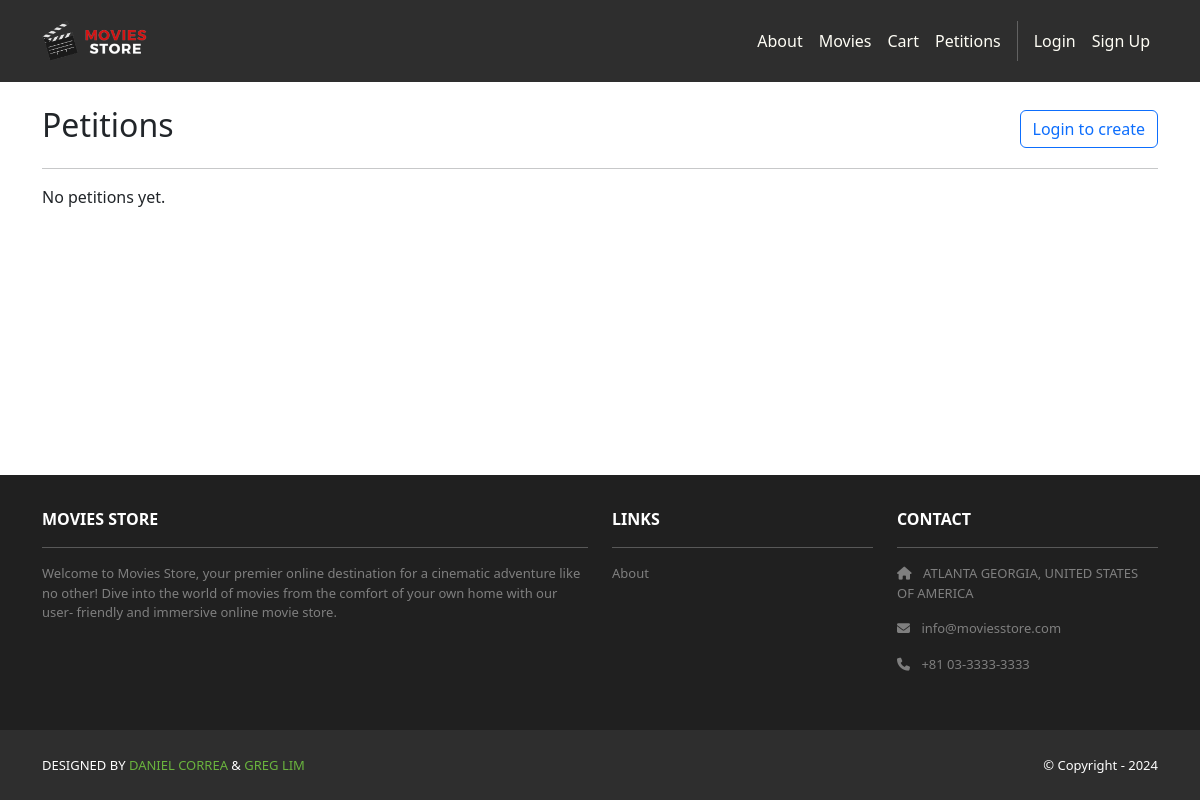
Before: /petitions/ with the older database file.
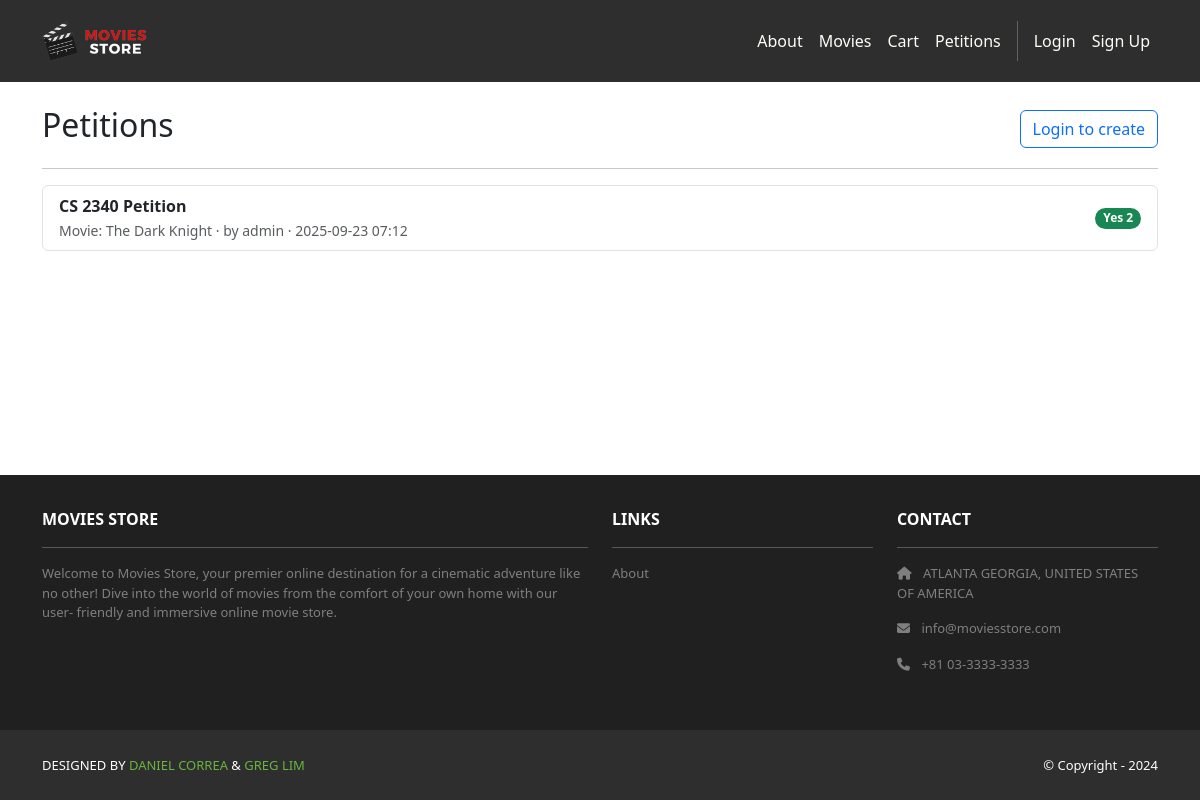
After: the same page with the newer database file.
### petitions/models.py (models this page shows, shortened)
class Petition(models.Model):
    title = models.CharField(max_length=255)
    description = models.TextField(blank=True)
    requested_movie_title = models.CharField(max_length=255)
    created_by = models.ForeignKey(User, on_delete=models.CASCADE, related_name='petitions')
    created_at = models.DateTimeField(auto_now_add=True)
    class Meta:
        ordering = ['-created_at']
    @property
    def yes_count(self) -> int:
        return self.votes.filter(value=True).count()

### petitions/views.py (the view)
# urls.py: path('', views.petition_list, name='index'),
def petition_list(request):
    petitions = Petition.objects.all()
    template_data = {'title': 'Petitions'}
    return render(request, 'petitions/index.html', {
        'petitions': petitions,
        'template_data': template_data,
    })

### petitions/templates/petitions/index.html
{% extends 'base.html' %}
{% block content %}
<section class="ms-hero">
  <div class="container py-4">
    <div class="d-flex justify-content-between align-items-center">
      <h2>Petitions</h2>
      {% if user.is_authenticated %}
      <a class="btn btn-primary" href="{% url 'petitions:create' %}">New Petition</a>
      {% else %}
      <a class="btn btn-outline-primary" href="{% url 'accounts.login' %}">Login to create</a>
      {% endif %}
    </div>
    <hr/>
    {% if petitions %}
    <div class="list-group">
      {% for p in petitions %}
      <a class="list-group-item list-group-item-action d-flex justify-content-between align-items-center" href="{% url 'petitions:detail' p.pk %}">
        <div>
          <div class="fw-bold">{{ p.title }}</div>
          <small class="text-muted">Movie: {{ p.requested_movie_title }} · by {{ p.created_by.username }} · {{ p.created_at|date:'Y-m-d H:i' }}</small>
        </div>
        <span class="badge bg-success rounded-pill">Yes {{ p.yes_count }}</span>
      </a>
      {% endfor %}
    </div>
    {% else %}
    <p>No petitions yet.</p>
    {% endif %}
  </div>
  </section>
{% endblock %}

Changed rows visible on the page:
added Petition: title "CS 2340 Petition", requested_movie_title "The Dark Knight", created_by.username "admin", created_at "2025-09-23 07:12", yes_count "2"
Other visible differences:
text no longer shown: "No petitions yet."
